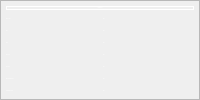
              <widget class="QFrame" name="ultrasound_frame">
               <property name="sizePolicy">
                <sizepolicy hsizetype="Preferred" vsizetype="Preferred">
                 <horstretch>0</horstretch>
                 <verstretch>0</verstretch>
                </sizepolicy>
               </property>
               <property name="frameShape">
                <enum>QFrame::StyledPanel</enum>
               </property>
               <property name="frameShadow">
                <enum>QFrame::Raised</enum>
               </property>
               <layout class="QGridLayout" name="gridLayout_6">
                <property name="leftMargin">
                 <number>5</number>
                </property>
                <property name="topMargin">
                 <number>5</number>
                </property>
                <property name="rightMargin">
                 <number>5</number>
                </property>
                <property name="bottomMargin">
                 <number>5</number>
                </property>
                <property name="spacing">
                 <number>5</number>
                </property>
                <item row="2" column="1">
                 <widget class="QLabel" name="sonar_min">
                  <property name="sizePolicy">
                   <sizepolicy hsizetype="Preferred" vsizetype="Preferred">
                    <horstretch>0</horstretch>
                    <verstretch>0</verstretch>
                   </sizepolicy>
                  </property>
                  <property name="font">
                   <font>
                    <pointsize>-1</pointsize>
                   </font>
                  </property>
                  <property name="styleSheet">
                   <string notr="true">color:rgb(255, 255, 255);</string>
                  </property>
                  <property name="text">
                   <string>val</string>
                  </property>
                  <property name="alignment">
                   <set>Qt::AlignLeading|Qt::AlignLeft|Qt::AlignVCenter</set>
                  </property>
                 </widget>
                </item>
                <item row="1" column="1">
                 <widget class="QLabel" name="sonar_horz_res">
                  <property name="sizePolicy">
                   <sizepolicy hsizetype="Preferred" vsizetype="Preferred">
                    <horstretch>0</horstretch>
                    <verstretch>0</verstretch>
                   </sizepolicy>
                  </property>
                  <property name="font">
                   <font>
                    <pointsize>-1</pointsize>
                   </font>
                  </property>
                  <property name="styleSheet">
                   <string notr="true">color:rgb(255, 255, 255);</string>
                  </property>
                  <property name="text">
                   <string>val</string>
                  </property>
                  <property name="alignment">
                   <set>Qt::AlignLeading|Qt::AlignLeft|Qt::AlignVCenter</set>
                  </property>
                 </widget>
                </item>
                <item row="5" column="1">
                 <widget class="QLabel" name="sonar_max_angle">
                  <property name="sizePolicy">
                   <sizepolicy hsizetype="Preferred" vsizetype="Preferred">
                    <horstretch>0</horstretch>
                    <verstretch>0</verstretch>
                   </sizepolicy>
                  </property>
                  <property name="font">
                   <font>
                    <pointsize>-1</pointsize>
                   </font>
                  </property>
                  <property name="styleSheet">
                   <string notr="true">color:rgb(255, 255, 255);</string>
                  </property>
                  <property name="text">
                   <string>val</string>
                  </property>
                  <property name="alignment">
                   <set>Qt::AlignLeading|Qt::AlignLeft|Qt::AlignVCenter</set>
                  </property>
                 </widget>
                </item>
                <item row="3" column="1">
                 <widget class="QLabel" name="sonar_max">
                  <property name="sizePolicy">
                   <sizepolicy hsizetype="Preferred" vsizetype="Preferred">
                    <horstretch>0</horstretch>
                    <verstretch>0</verstretch>
                   </sizepolicy>
                  </property>
                  <property name="font">
                   <font>
                    <pointsize>-1</pointsize>
                   </font>
                  </property>
                  <property name="styleSheet">
                   <string notr="true">color:rgb(255, 255, 255);</string>
                  </property>
                  <property name="text">
                   <string>val</string>
                  </property>
                  <property name="alignment">
                   <set>Qt::AlignLeading|Qt::AlignLeft|Qt::AlignVCenter</set>
                  </property>
                 </widget>
                </item>
                <item row="1" column="0">
                 <widget class="QLabel" name="imu_update_rate_val_14">
                  <property name="sizePolicy">
                   <sizepolicy hsizetype="Preferred" vsizetype="Preferred">
                    <horstretch>0</horstretch>
                    <verstretch>0</verstretch>
                   </sizepolicy>
                  </property>
                  <property name="font">
                   <font>
                    <pointsize>-1</pointsize>
                   </font>
                  </property>
                  <property name="styleSheet">
                   <string notr="true">color:rgb(255, 255, 255);</string>
                  </property>
                  <property name="text">
                   <string>Horz. Res</string>
                  </property>
                 </widget>
                </item>
                <item row="7" column="1">
                 <widget class="QLabel" name="sonar_gaussian_noise">
                  <property name="sizePolicy">
                   <sizepolicy hsizetype="Preferred" vsizetype="Preferred">
                    <horstretch>0</horstretch>
                    <verstretch>0</verstretch>
                   </sizepolicy>
                  </property>
                  <property name="font">
                   <font>
                    <pointsize>-1</pointsize>
                   </font>
                  </property>
                  <property name="styleSheet">
                   <string notr="true">color:rgb(255, 255, 255);</string>
                  </property>
                  <property name="text">
                   <string>val</string>
                  </property>
                  <property name="alignment">
                   <set>Qt::AlignLeading|Qt::AlignLeft|Qt::AlignVCenter</set>
                  </property>
                 </widget>
                </item>
                <item row="6" column="1">
                 <widget class="QLabel" name="sonar_range_res">
                  <property name="sizePolicy">
                   <sizepolicy hsizetype="Preferred" vsizetype="Preferred">
                    <horstretch>0</horstretch>
                    <verstretch>0</verstretch>
                   </sizepolicy>
                  </property>
                  <property name="font">
                   <font>
                    <pointsize>-1</pointsize>
                   </font>
                  </property>
                  <property name="styleSheet">
                   <string notr="true">color:rgb(255, 255, 255);</string>
                  </property>
                  <property name="text">
                   <string>val</string>
                  </property>
                  <property name="alignment">
                   <set>Qt::AlignLeading|Qt::AlignLeft|Qt::AlignVCenter</set>
                  </property>
                 </widget>
                </item>
                <item row="2" column="0">
                 <widget class="QLabel" name="imu_update_rate_val_17">
                  <property name="sizePolicy">
                   <sizepolicy hsizetype="Preferred" vsizetype="Preferred">
                    <horstretch>0</horstretch>
                    <verstretch>0</verstretch>
                   </sizepolicy>
                  </property>
                  <property name="font">
                   <font>
                    <pointsize>-1</pointsize>
                   </font>
                  </property>
                  <property name="styleSheet">
                   <string notr="true">color:rgb(255, 255, 255);</string>
                  </property>
                  <property name="text">
                   <string>Min</string>
                  </property>
                 </widget>
                </item>
                <item row="4" column="0">
                 <widget class="QLabel" name="imu_update_rate_val_20">
                  <property name="sizePolicy">
                   <sizepolicy hsizetype="Preferred" vsizetype="Preferred">
                    <horstretch>0</horstretch>
                    <verstretch>0</verstretch>
                   </sizepolicy>
                  </property>
                  <property name="font">
                   <font>
                    <pointsize>-1</pointsize>
                   </font>
                  </property>
                  <property name="styleSheet">
                   <string notr="true">color:rgb(255, 255, 255);</string>
                  </property>
                  <property name="text">
                   <string>Min Ang.</string>
                  </property>
                 </widget>
                </item>
                <item row="3" column="0">
                 <widget class="QLabel" name="imu_update_rate_val_19">
                  <property name="sizePolicy">
                   <sizepolicy hsizetype="Preferred" vsizetype="Preferred">
                    <horstretch>0</horstretch>
                    <verstretch>0</verstretch>
                   </sizepolicy>
                  </property>
                  <property name="font">
                   <font>
                    <pointsize>-1</pointsize>
                   </font>
                  </property>
                  <property name="styleSheet">
                   <string notr="true">color:rgb(255, 255, 255);</string>
                  </property>
                  <property name="text">
                   <string>Max</string>
                  </property>
                 </widget>
                </item>
                <item row="0" column="0" colspan="2">
                 <widget class="QLabel" name="ultrasound_title_label">
                  <property name="sizePolicy">
                   <sizepolicy hsizetype="Preferred" vsizetype="Fixed">
                    <horstretch>0</horstretch>
                    <verstretch>0</verstretch>
                   </sizepolicy>
                  </property>
                  <property name="font">
                   <font>
                    <pointsize>-1</pointsize>
                   </font>
                  </property>
                  <property name="styleSheet">
                   <string notr="true">color:rgb(255, 255, 255);</string>
                  </property>
                  <property name="frameShape">
                   <enum>QFrame::Box</enum>
                  </property>
                  <property name="text">
                   <string>Ultrasound</string>
                  </property>
                  <property name="alignment">
                   <set>Qt::AlignCenter</set>
                  </property>
                 </widget>
                </item>
                <item row="4" column="1">
                 <widget class="QLabel" name="sonar_min_angle">
                  <property name="sizePolicy">
                   <sizepolicy hsizetype="Preferred" vsizetype="Preferred">
                    <horstretch>0</horstretch>
                    <verstretch>0</verstretch>
                   </sizepolicy>
                  </property>
                  <property name="font">
                   <font>
                    <pointsize>-1</pointsize>
                   </font>
                  </property>
                  <property name="styleSheet">
                   <string notr="true">color:rgb(255, 255, 255);</string>
                  </property>
                  <property name="text">
                   <string>val</string>
                  </property>
                  <property name="alignment">
                   <set>Qt::AlignLeading|Qt::AlignLeft|Qt::AlignVCenter</set>
                  </property>
                 </widget>
                </item>
                <item row="7" column="0">
                 <widget class="QLabel" name="imu_update_rate_val_15">
                  <property name="sizePolicy">
                   <sizepolicy hsizetype="Preferred" vsizetype="Preferred">
                    <horstretch>0</horstretch>
                    <verstretch>0</verstretch>
                   </sizepolicy>
                  </property>
                  <property name="font">
                   <font>
                    <pointsize>-1</pointsize>
                   </font>
                  </property>
                  <property name="styleSheet">
                   <string notr="true">color:rgb(255, 255, 255);</string>
                  </property>
                  <property name="text">
                   <string>Gaussian Noise</string>
                  </property>
                 </widget>
                </item>
                <item row="5" column="0">
                 <widget class="QLabel" name="imu_update_rate_val_18">
                  <property name="sizePolicy">
                   <sizepolicy hsizetype="Preferred" vsizetype="Preferred">
                    <horstretch>0</horstretch>
                    <verstretch>0</verstretch>
                   </sizepolicy>
                  </property>
                  <property name="font">
                   <font>
                    <pointsize>-1</pointsize>
                   </font>
                  </property>
                  <property name="styleSheet">
                   <string notr="true">color:rgb(255, 255, 255);</string>
                  </property>
                  <property name="text">
                   <string>Max Ang.</string>
                  </property>
                 </widget>
                </item>
                <item row="6" column="0">
                 <widget class="QLabel" name="imu_update_rate_val_16">
                  <property name="sizePolicy">
                   <sizepolicy hsizetype="Preferred" vsizetype="Preferred">
                    <horstretch>0</horstretch>
                    <verstretch>0</verstretch>
                   </sizepolicy>
                  </property>
                  <property name="font">
                   <font>
                    <pointsize>-1</pointsize>
                   </font>
                  </property>
                  <property name="styleSheet">
                   <string notr="true">color:rgb(255, 255, 255);</string>
                  </property>
                  <property name="text">
                   <string>Range Resolution</string>
                  </property>
                 </widget>
                </item>
               </layout>
              </widget>
